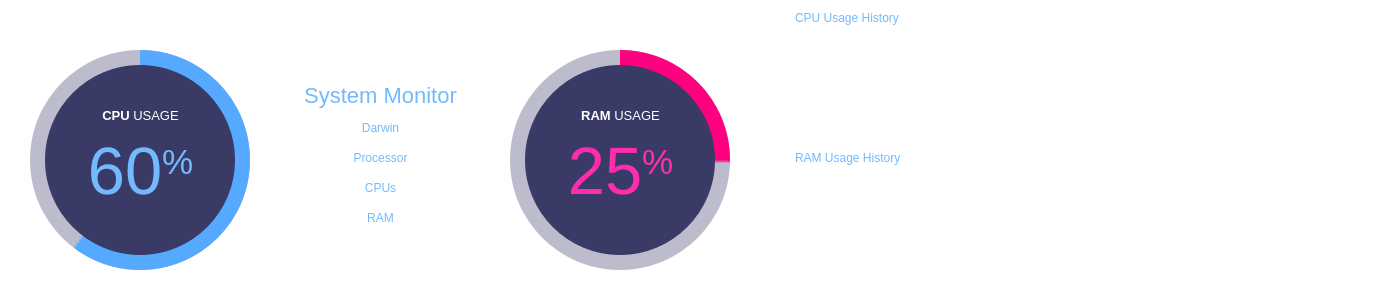
<?xml version="1.0" encoding="UTF-8"?>
<ui version="4.0">
 <class>MainWindow</class>
 <widget class="QMainWindow" name="MainWindow">
  <property name="windowModality">
   <enum>Qt::ApplicationModal</enum>
  </property>
  <property name="geometry">
   <rect>
    <x>0</x>
    <y>0</y>
    <width>1380</width>
    <height>300</height>
   </rect>
  </property>
  <property name="minimumSize">
   <size>
    <width>1380</width>
    <height>300</height>
   </size>
  </property>
  <property name="maximumSize">
   <size>
    <width>1380</width>
    <height>300</height>
   </size>
  </property>
  <property name="windowTitle">
   <string>System Monitor</string>
  </property>
  <property name="styleSheet">
   <string notr="true">background-color: rgba(0, 0, 0, 0);</string>
  </property>
  <widget class="QWidget" name="centralwidget">
   <widget class="QFrame" name="circularProgressBar_Main">
    <property name="geometry">
     <rect>
      <x>20</x>
      <y>40</y>
      <width>240</width>
      <height>240</height>
     </rect>
    </property>
    <property name="styleSheet">
     <string notr="true">background-color: none;</string>
    </property>
    <property name="frameShape">
     <enum>QFrame::NoFrame</enum>
    </property>
    <property name="frameShadow">
     <enum>QFrame::Raised</enum>
    </property>
    <widget class="QFrame" name="circularProgressCPU">
     <property name="geometry">
      <rect>
       <x>10</x>
       <y>10</y>
       <width>220</width>
       <height>220</height>
      </rect>
     </property>
     <property name="styleSheet">
      <string notr="true">QFrame{
	border-radius: 110px;	
	background-color: qconicalgradient(cx:0.5, cy:0.5, angle:90, stop:0.400 rgba(85, 170, 255, 255), stop:0.395 rgba(255, 255, 255, 0));
}</string>
     </property>
     <property name="frameShape">
      <enum>QFrame::StyledPanel</enum>
     </property>
     <property name="frameShadow">
      <enum>QFrame::Raised</enum>
     </property>
    </widget>
    <widget class="QFrame" name="circularBg">
     <property name="geometry">
      <rect>
       <x>10</x>
       <y>10</y>
       <width>220</width>
       <height>220</height>
      </rect>
     </property>
     <property name="styleSheet">
      <string notr="true">QFrame{
	border-radius: 110px;	
	background-color: rgba(85, 85, 127, 100);
}</string>
     </property>
     <property name="frameShape">
      <enum>QFrame::StyledPanel</enum>
     </property>
     <property name="frameShadow">
      <enum>QFrame::Raised</enum>
     </property>
    </widget>
    <widget class="QFrame" name="circularContainer">
     <property name="geometry">
      <rect>
       <x>25</x>
       <y>25</y>
       <width>190</width>
       <height>190</height>
      </rect>
     </property>
     <property name="baseSize">
      <size>
       <width>0</width>
       <height>0</height>
      </size>
     </property>
     <property name="styleSheet">
      <string notr="true">QFrame{
	border-radius: 95px;	
	background-color: rgb(58, 58, 102);
}</string>
     </property>
     <property name="frameShape">
      <enum>QFrame::StyledPanel</enum>
     </property>
     <property name="frameShadow">
      <enum>QFrame::Raised</enum>
     </property>
     <widget class="QWidget" name="layoutWidget">
      <property name="geometry">
       <rect>
        <x>10</x>
        <y>40</y>
        <width>171</width>
        <height>137</height>
       </rect>
      </property>
      <layout class="QGridLayout" name="infoLayout">
       <item row="0" column="0">
        <widget class="QLabel" name="labelAplicationName">
         <property name="font">
          <font>
           <family>Helvetica Neue</family>
           <pointsize>10</pointsize>
          </font>
         </property>
         <property name="styleSheet">
          <string notr="true">color: #FFFFFF; background-color: none;</string>
         </property>
         <property name="text">
          <string>&lt;strong&gt;CPU&lt;/strong&gt; USAGE</string>
         </property>
         <property name="alignment">
          <set>Qt::AlignCenter</set>
         </property>
        </widget>
       </item>
       <item row="1" column="0">
        <widget class="QLabel" name="labelPercentageCPU">
         <property name="font">
          <font>
           <family>Helvetica Neue</family>
           <pointsize>30</pointsize>
          </font>
         </property>
         <property name="styleSheet">
          <string notr="true">color: rgb(115, 185, 255); padding: 0px; background-color: none;</string>
         </property>
         <property name="text">
          <string>&lt;p align=&quot;center&quot;&gt;&lt;span style=&quot; font-size:50pt;&quot;&gt;60&lt;/span&gt;&lt;span style=&quot; font-size:40pt; vertical-align:super;&quot;&gt;%&lt;/span&gt;&lt;/p&gt;</string>
         </property>
         <property name="alignment">
          <set>Qt::AlignCenter</set>
         </property>
         <property name="indent">
          <number>-1</number>
         </property>
        </widget>
       </item>
       <item row="2" column="0">
        <widget class="QLabel" name="labelCredits">
         <property name="font">
          <font>
           <family>Helvetica Neue</family>
           <pointsize>8</pointsize>
          </font>
         </property>
         <property name="styleSheet">
          <string notr="true">color: rgb(148, 148, 216); background-color: none;</string>
         </property>
         <property name="text">
          <string>&lt;html&gt;&lt;head/&gt;&lt;body&gt;&lt;p&gt;&lt;br/&gt;&lt;/p&gt;&lt;/body&gt;&lt;/html&gt;</string>
         </property>
         <property name="alignment">
          <set>Qt::AlignCenter</set>
         </property>
        </widget>
       </item>
      </layout>
     </widget>
    </widget>
    <zorder>circularBg</zorder>
    <zorder>circularProgressCPU</zorder>
    <zorder>circularContainer</zorder>
   </widget>
   <widget class="QFrame" name="circularProgressBar_Main_3">
    <property name="geometry">
     <rect>
      <x>500</x>
      <y>40</y>
      <width>240</width>
      <height>240</height>
     </rect>
    </property>
    <property name="styleSheet">
     <string notr="true">background-color: none;</string>
    </property>
    <property name="frameShape">
     <enum>QFrame::NoFrame</enum>
    </property>
    <property name="frameShadow">
     <enum>QFrame::Raised</enum>
    </property>
    <widget class="QFrame" name="circularProgressRAM">
     <property name="geometry">
      <rect>
       <x>10</x>
       <y>10</y>
       <width>220</width>
       <height>220</height>
      </rect>
     </property>
     <property name="styleSheet">
      <string notr="true">QFrame{
	border-radius: 110px;	
	background-color: qconicalgradient(cx:0.5, cy:0.5, angle:90, stop:0.750 rgba(255, 0, 127, 255), stop:0.745 rgba(255, 255, 255, 0));
}</string>
     </property>
     <property name="frameShape">
      <enum>QFrame::StyledPanel</enum>
     </property>
     <property name="frameShadow">
      <enum>QFrame::Raised</enum>
     </property>
    </widget>
    <widget class="QFrame" name="circularBg_3">
     <property name="geometry">
      <rect>
       <x>10</x>
       <y>10</y>
       <width>220</width>
       <height>220</height>
      </rect>
     </property>
     <property name="styleSheet">
      <string notr="true">QFrame{
	border-radius: 110px;	
	background-color: rgba(85, 85, 127, 100);
}</string>
     </property>
     <property name="frameShape">
      <enum>QFrame::StyledPanel</enum>
     </property>
     <property name="frameShadow">
      <enum>QFrame::Raised</enum>
     </property>
    </widget>
    <widget class="QFrame" name="circularContainer_3">
     <property name="geometry">
      <rect>
       <x>25</x>
       <y>25</y>
       <width>190</width>
       <height>190</height>
      </rect>
     </property>
     <property name="baseSize">
      <size>
       <width>0</width>
       <height>0</height>
      </size>
     </property>
     <property name="styleSheet">
      <string notr="true">QFrame{
	border-radius: 95px;	
	background-color: rgb(58, 58, 102);
}</string>
     </property>
     <property name="frameShape">
      <enum>QFrame::StyledPanel</enum>
     </property>
     <property name="frameShadow">
      <enum>QFrame::Raised</enum>
     </property>
     <widget class="QWidget" name="layoutWidget_3">
      <property name="geometry">
       <rect>
        <x>10</x>
        <y>40</y>
        <width>171</width>
        <height>137</height>
       </rect>
      </property>
      <layout class="QGridLayout" name="infoLayout_3">
       <item row="0" column="0">
        <widget class="QLabel" name="labelAplicationName_3">
         <property name="font">
          <font>
           <family>Helvetica Neue</family>
           <pointsize>10</pointsize>
          </font>
         </property>
         <property name="styleSheet">
          <string notr="true">color: #FFFFFF; background-color: none;</string>
         </property>
         <property name="text">
          <string>&lt;strong&gt;RAM&lt;/strong&gt; USAGE</string>
         </property>
         <property name="alignment">
          <set>Qt::AlignCenter</set>
         </property>
        </widget>
       </item>
       <item row="2" column="0">
        <widget class="QLabel" name="labelCredits_3">
         <property name="font">
          <font>
           <family>Helvetica Neue</family>
           <pointsize>8</pointsize>
          </font>
         </property>
         <property name="styleSheet">
          <string notr="true">color: rgb(148, 148, 216); background-color: none;</string>
         </property>
         <property name="text">
          <string>&lt;html&gt;&lt;head/&gt;&lt;body&gt;&lt;p&gt;&lt;br/&gt;&lt;/p&gt;&lt;/body&gt;&lt;/html&gt;</string>
         </property>
         <property name="alignment">
          <set>Qt::AlignCenter</set>
         </property>
        </widget>
       </item>
       <item row="1" column="0">
        <widget class="QLabel" name="labelPercentageRAM">
         <property name="font">
          <font>
           <family>Helvetica Neue</family>
           <pointsize>30</pointsize>
          </font>
         </property>
         <property name="styleSheet">
          <string notr="true">color: rgb(255, 44, 174); padding: 0px; background-color: none;</string>
         </property>
         <property name="text">
          <string>&lt;p align=&quot;center&quot;&gt;&lt;span style=&quot; font-size:50pt;&quot;&gt;25&lt;/span&gt;&lt;span style=&quot; font-size:40pt; vertical-align:super;&quot;&gt;%&lt;/span&gt;&lt;/p&gt;</string>
         </property>
         <property name="alignment">
          <set>Qt::AlignCenter</set>
         </property>
         <property name="indent">
          <number>-1</number>
         </property>
        </widget>
       </item>
      </layout>
     </widget>
    </widget>
    <zorder>circularBg_3</zorder>
    <zorder>circularProgressRAM</zorder>
    <zorder>circularContainer_3</zorder>
   </widget>
   <widget class="QLabel" name="label_title">
    <property name="geometry">
     <rect>
      <x>60</x>
      <y>70</y>
      <width>641</width>
      <height>50</height>
     </rect>
    </property>
    <property name="styleSheet">
     <string notr="true">color: rgb(115, 185, 255); background-color: none; font-size: 22px;</string>
    </property>
    <property name="text">
     <string>System Monitor</string>
    </property>
    <property name="alignment">
     <set>Qt::AlignCenter</set>
    </property>
   </widget>
   <widget class="QLabel" name="label">
    <property name="geometry">
     <rect>
      <x>210</x>
      <y>120</y>
      <width>341</width>
      <height>16</height>
     </rect>
    </property>
    <property name="styleSheet">
     <string notr="true">color: rgb(115, 185, 255); font-size: 12px; padding-left: 2px; padding-right: 2px; border: none;</string>
    </property>
    <property name="text">
     <string>Darwin</string>
    </property>
    <property name="alignment">
     <set>Qt::AlignCenter</set>
    </property>
   </widget>
   <widget class="QLabel" name="label_2">
    <property name="geometry">
     <rect>
      <x>260</x>
      <y>150</y>
      <width>241</width>
      <height>16</height>
     </rect>
    </property>
    <property name="styleSheet">
     <string notr="true">color: rgb(115, 185, 255); font-size: 12px; padding-left: 2px; padding-right: 2px; border: none;</string>
    </property>
    <property name="text">
     <string>Processor</string>
    </property>
    <property name="alignment">
     <set>Qt::AlignCenter</set>
    </property>
   </widget>
   <widget class="QLabel" name="label_3">
    <property name="geometry">
     <rect>
      <x>210</x>
      <y>180</y>
      <width>341</width>
      <height>16</height>
     </rect>
    </property>
    <property name="styleSheet">
     <string notr="true">color: rgb(115, 185, 255); font-size: 12px; padding-left: 2px; padding-right: 2px; border: none;</string>
    </property>
    <property name="text">
     <string>CPUs</string>
    </property>
    <property name="alignment">
     <set>Qt::AlignCenter</set>
    </property>
   </widget>
   <widget class="QLabel" name="label_4">
    <property name="geometry">
     <rect>
      <x>260</x>
      <y>210</y>
      <width>241</width>
      <height>16</height>
     </rect>
    </property>
    <property name="styleSheet">
     <string notr="true">color: rgb(115, 185, 255); font-size: 12px; padding-left: 2px; padding-right: 2px; border: none;</string>
    </property>
    <property name="text">
     <string>RAM</string>
    </property>
    <property name="alignment">
     <set>Qt::AlignCenter</set>
    </property>
   </widget>
   <widget class="QWidget" name="gridLayoutWidget">
    <property name="geometry">
     <rect>
      <x>790</x>
      <y>30</y>
      <width>571</width>
      <height>111</height>
     </rect>
    </property>
    <layout class="QGridLayout" name="gridLayout"/>
   </widget>
   <widget class="QWidget" name="gridLayoutWidget_2">
    <property name="geometry">
     <rect>
      <x>790</x>
      <y>170</y>
      <width>571</width>
      <height>111</height>
     </rect>
    </property>
    <layout class="QGridLayout" name="gridLayout_2"/>
   </widget>
   <widget class="QLabel" name="label_5">
    <property name="geometry">
     <rect>
      <x>790</x>
      <y>10</y>
      <width>341</width>
      <height>16</height>
     </rect>
    </property>
    <property name="styleSheet">
     <string notr="true">color: rgb(115, 185, 255); font-size: 12px; padding-left: 2px; padding-right: 2px; border: none;</string>
    </property>
    <property name="text">
     <string>CPU Usage History</string>
    </property>
   </widget>
   <widget class="QLabel" name="label_6">
    <property name="geometry">
     <rect>
      <x>790</x>
      <y>150</y>
      <width>341</width>
      <height>16</height>
     </rect>
    </property>
    <property name="styleSheet">
     <string notr="true">color: rgb(115, 185, 255); font-size: 12px; padding-left: 2px; padding-right: 2px; border: none;</string>
    </property>
    <property name="text">
     <string>RAM Usage History</string>
    </property>
   </widget>
  </widget>
 </widget>
 <resources/>
 <connections/>
</ui>
